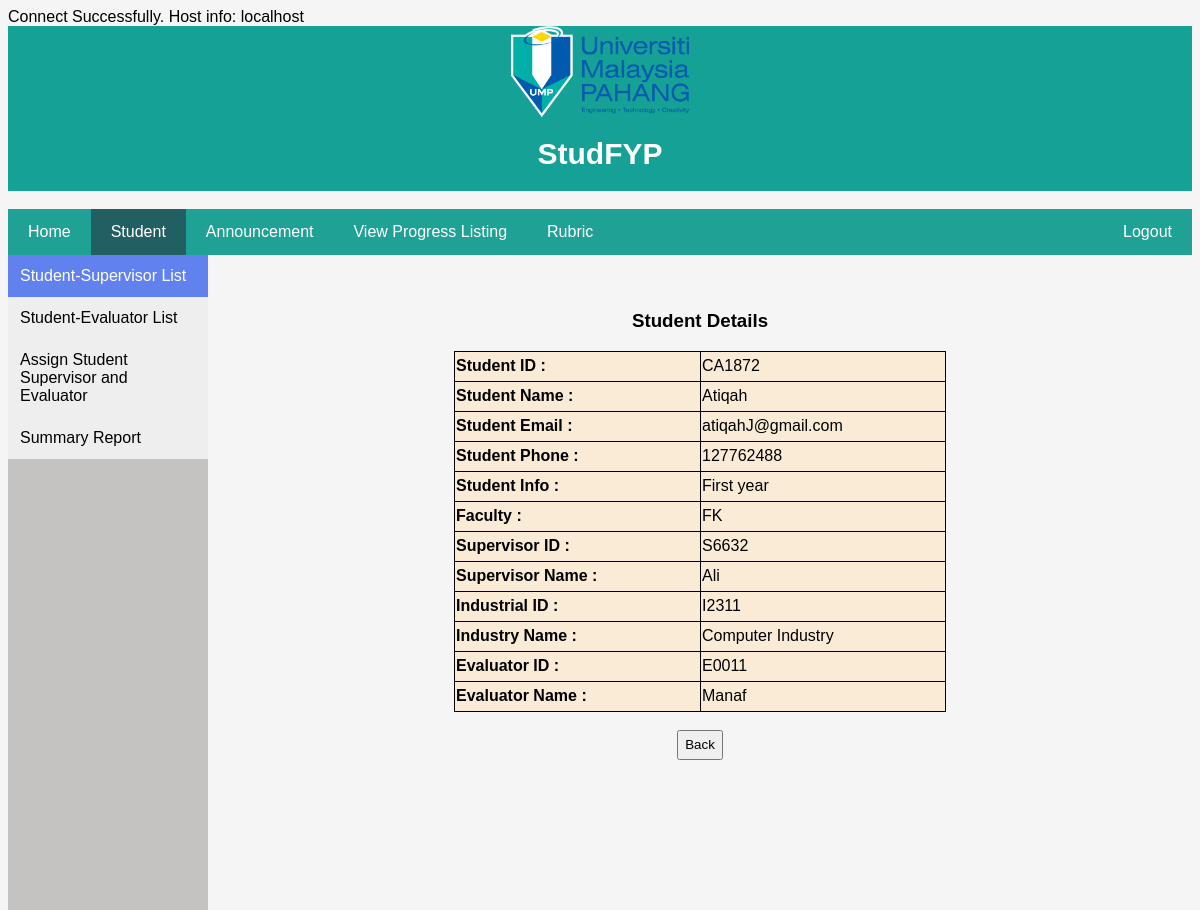
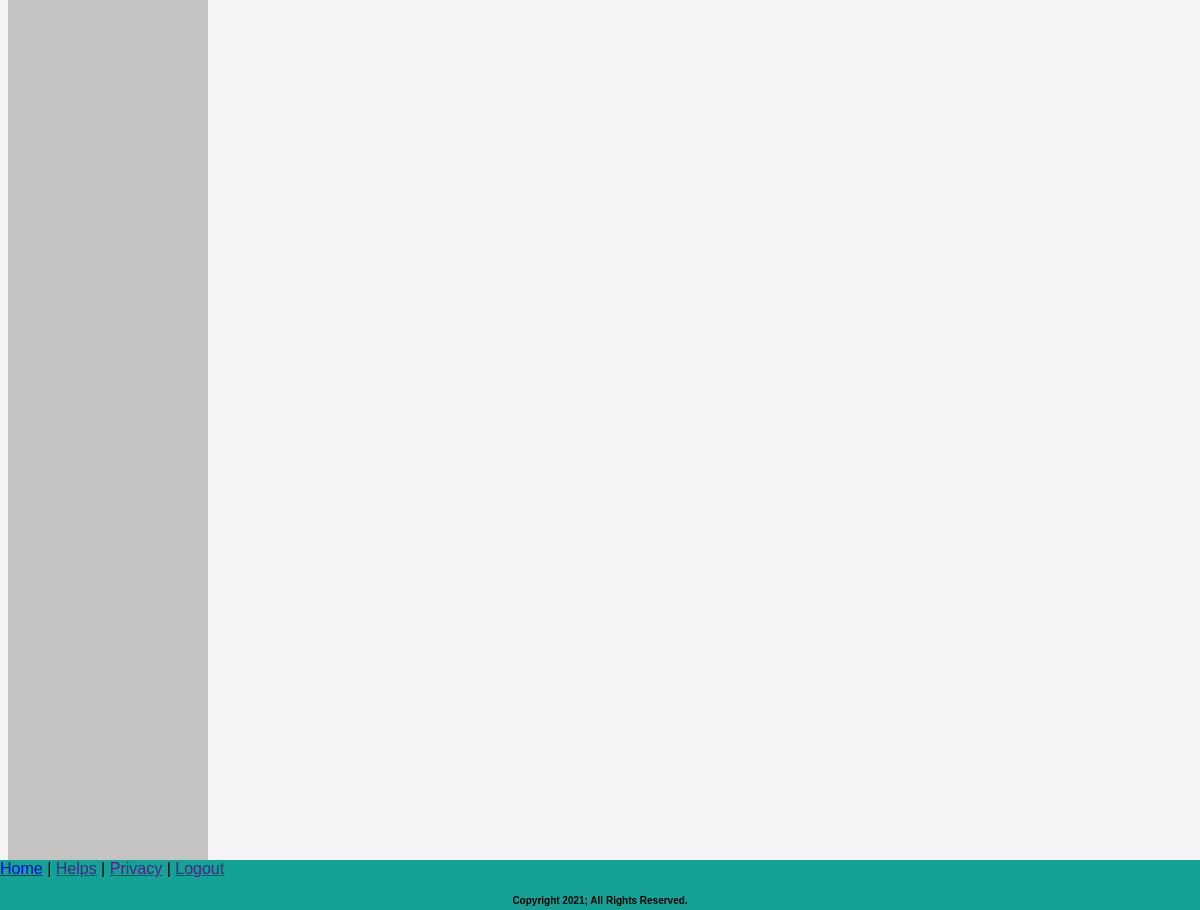
The app's page /view_student.php?StudentID=CA1872 with its own data (2 pictures, top to bottom).
### tables this page shows
CREATE TABLE `student` (
  `StudentID` varchar(20) NOT NULL,
  `Student_Name` varchar(100) NOT NULL,
  `Student_Email` varchar(100) NOT NULL,
  `Student_Phone` int(20) NOT NULL,
  `Student_Info` varchar(100) NOT NULL,
  `Faculty_Code` varchar(20) NOT NULL,
  `EvaluatorID` varchar(20) NOT NULL,
  `WorkfileID` varchar(20) NOT NULL,
  `SupervisorID` varchar(20) NOT NULL,
  `RubricID` varchar(20) NOT NULL,
  `Faculty_Announcement` varchar(100) NOT NULL,
  `IndustrialID` varchar(20) NOT NULL
);

CREATE TABLE `supervisor` (
  `SupervisorID` varchar(20) NOT NULL,
  `Supervisor_Name` varchar(100) NOT NULL,
  `Supervisor_Email` varchar(100) NOT NULL,
  `Supervisor_Phone` int(20) NOT NULL,
  `Faculty_Code` varchar(20) NOT NULL,
  `RubricID` varchar(20) NOT NULL,
  `WorkfileID` varchar(20) NOT NULL,
  `Attendence_list` varchar(100) NOT NULL,
  `StudentID` varchar(20) NOT NULL
);

CREATE TABLE `industrial` (
  `IndustrialID` varchar(20) NOT NULL,
  `Industry_Name` varchar(100) NOT NULL,
  `Industry_Email` varchar(100) NOT NULL,
  `Industry_Phone` int(20) NOT NULL,
  `EvaluatorID` varchar(20) NOT NULL,
  `Student_Info` varchar(100) NOT NULL
);

CREATE TABLE `evaluator` (
  `EvaluatorID` varchar(20) NOT NULL,
  `Evaluator_Name` varchar(100) NOT NULL,
  `Evaluation_Form` varchar(100) NOT NULL,
  `Student_Info` varchar(100) NOT NULL,
  `WorkfileID` varchar(20) NOT NULL,
  `LecturerID` varchar(20) NOT NULL,
  `IndustrialID` varchar(20) NOT NULL
);

### view_student.php (the view, shortened to what this page needs)
<?php
require_once "databaseFYP.php";
?>
<!DOCTYPE html>
<html>
<head>
	<link rel="stylesheet" type="text/css" href="./css/coordinator.css">
</head>
    <body>
        <header>
            <img src= ./img/logo1.png width=15%>
            <h1>StudFYP</h1>
        </header>
        <br>
        <div class="navbar_mid">
            <a href="coordinatorPage.php">Home</a>
            <a class="active" href="student-supervisor.php">Student</a>
            <a href="announcement.php">Announcement</a>
            <a href="view_progress_listing.php">View Progress Listing</a>
            <a href="rubric_list.php">Rubric</a>
            <a href="" style="float:right">Logout</a>
        </div>
        <div class="vertical-menu">
            <a class="active" href="student-supervisor.php">Student-Supervisor List</a>
            <a href="student-evaluator.php">Student-Evaluator List</a>
            <a href="add-student.php">Assign Student Supervisor and Evaluator</a>
            <a href="view_student_rpt.php">Summary Report</a>
        </div>
		<main>
			<br><br>
			<h3 align="center">Student Details</h3>
		<?php
		$res = mysqli_query($conn,
		"SELECT student.StudentID, student.Student_Name, student.Student_Email, student.Student_Phone, student.Student_Info, student.Faculty_Code, supervisor.SupervisorID, supervisor.Supervisor_Name, industrial.IndustrialID, industrial.Industry_Name, evaluator.EvaluatorID, evaluator.Evaluator_Name
		FROM student
		left join supervisor on student.supervisorID = supervisor.supervisorID
		left join industrial on student.IndustrialID = industrial.IndustrialID
		left join evaluator on student.EvaluatorID = evaluator.EvaluatorID
		WHERE student.StudentID= '". $_GET['StudentID']."'") or die(mysqli_error($conn));
		while($row = mysqli_fetch_array($res)) {  ?>
		<table align="center" class="stud-table">
		<tr>
			<td><b>Student ID      :</b></td>
			<td><?php echo $row["StudentID"]; ?></td>
		</tr>
		<tr>
			<td><b>Student Name    :</b></td>
			<td><?php echo $row["Student_Name"]; ?></td>
		</tr>
		<tr>
			<td><b>Student Email   :</b></td>
			<td><?php echo $row["Student_Email"]; ?></td>
		</tr>
		<tr>
			<td><b>Student Phone   :</b></td>
			<td><?php echo $row["Student_Phone"]; ?></td>
		</tr>
		<tr>
			<td><b>Student Info    :</b></td>
			<td><?php echo $row["Student_Info"]; ?></td>
		</tr>
		<tr>
			<td><b>Faculty         :</b></td>
			<td><?php echo $row["Faculty_Code"]; ?></td>
		</tr>
		<tr>
			<td><b>Supervisor ID   :</b></td>
			<td><?php echo $row["SupervisorID"]; ?></td>
		</tr>
		<tr>
			<td><b>Supervisor Name :</b></td>
			<td><?php echo $row["Supervisor_Name"]; ?></td>
		</tr>
		<tr>
			<td><b>Industrial ID   :</b></td>
			<td><?php echo $row["IndustrialID"]; ?></td>
		</tr>
		<tr>
			<td><b>Industry Name   :</b></td>
			<td><?php echo $row["Industry_Name"]; ?></td>
		</tr>
		<tr>
			<td><b>Evaluator ID    :</b></td>
			<td><?php echo $row["EvaluatorID"]; ?></td>
		</tr>
		<tr>
			<td><b>Evaluator Name  :</b></td>
			<td><?php echo $row["Evaluator_Name"]; ?></td>
		</tr>
		</table>
		<?php } ?>
		<div align="center">
			<br><input type="button" value="Back" onclick="window.location.href='student-supervisor.php'">
		</div>
		</main>
<footer>
	<div class="footer">
		<a href="coordinatorPage.php">Home</a> |
		<a href="">Helps</a> |
		<a href="">Privacy</a> |
		<a href="">Logout</a>
		<br>
		<h5>Copyright 2021; All Rights Reserved.</h5>
	</div>
</footer>
</body>
</html>

### css/coordinator.css (style rules this page uses)
* { box-sizing: border-box; }
body { font-family: Arial, Helvetica, sans-serif; }
header { background-color: #15a195; padding: 0.1px; text-align: center; font-size: 15px; color: white; }
.navbar_mid { overflow: hidden; background-color:#20a195; left:50%; }
.navbar_mid a { float: left; display: block; color: white; padding: 14px 20px; text-decoration: none; }
.navbar_mid a.active { background-color:#225f63; color: white; }
.footer { position: fixed; left: 0; bottom: 0; width: 100%; height: 50px; background-color:#15a195; }
.footer h5 { text-align: center; font-size: 10px; color: black; }
body { background-color: #f5f5f5; }
.vertical-menu { width: 200px; height: 100%; display: table-cell; float: left; margin: 0; padding: 0; background-color: #c5c2c2; position: absolute; height: 100%; overflow: auto; }
.vertical-menu a { background-color: #eee; color: black; display: block; padding: 12px; text-decoration: none; }
.vertical-menu a.active { background-color: #6182ee; color: white; }
main { margin-left: 200px; }
.stud-table td { height: 30px; background-color: antiquewhite; }
input { height: 30px; }

### view_student.php (style rules this page uses)
table { width: 50%; }
table, th, td { border: 1px solid #000; border-collapse: collapse; }

### records on screen
student: StudentID "CA1872", Student_Name "Atiqah", Student_Email "atiqahJ@gmail.com", Student_Phone "127762488", Student_Info "First year", Faculty_Code "FK", SupervisorID.SupervisorID "S6632", SupervisorID.Supervisor_Name "Ali", IndustrialID.IndustrialID "I2311", IndustrialID.Industry_Name "Computer Industry", EvaluatorID.EvaluatorID "E0011", EvaluatorID.Evaluator_Name "Manaf"

### other values on screen
mysqli_get_host_info($conn) "localhost"
